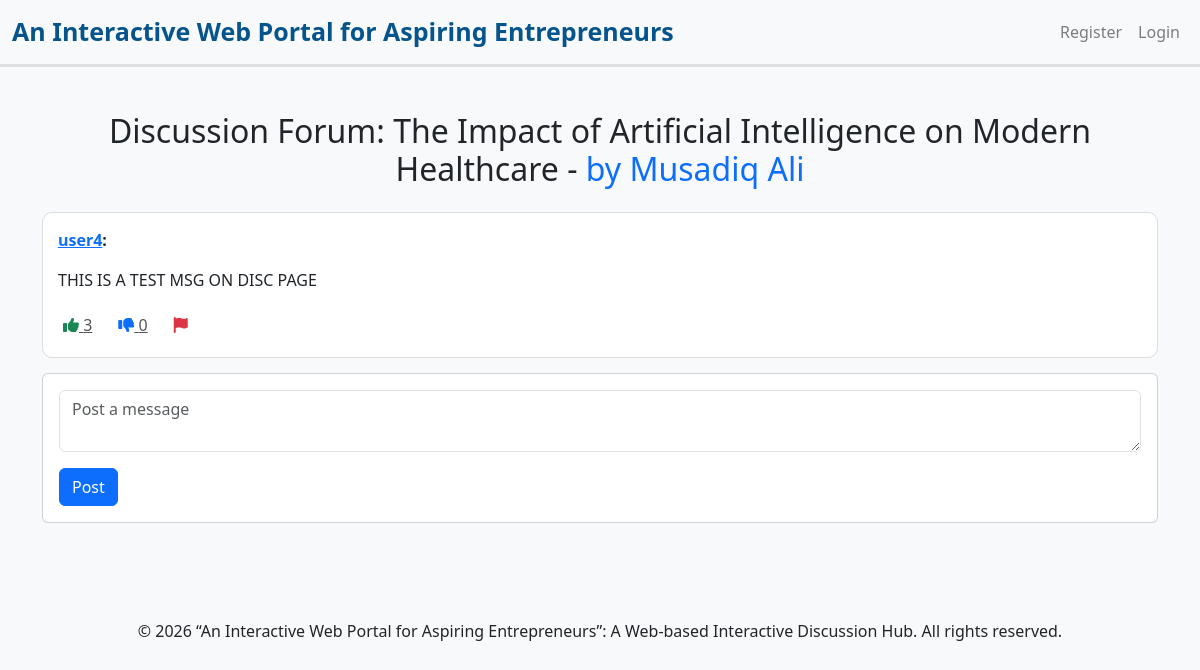
Screenshot of /project_discussion.php?project_id=6 with the database file from the repository.
### tables this page shows
CREATE TABLE `projects` (
  `id` int(11) NOT NULL,
  `title` varchar(255) NOT NULL,
  `description` text NOT NULL,
  `created_by` int(11) DEFAULT NULL,
  `created_at` timestamp NOT NULL DEFAULT current_timestamp()
);

CREATE TABLE `users` (
  `id` int(11) NOT NULL,
  `name` varchar(100) NOT NULL,
  `email` varchar(100) NOT NULL,
  `password` varchar(255) NOT NULL,
  `profile_picture` varchar(255) DEFAULT NULL,
  `bio` text DEFAULT NULL,
  `role` enum('User','Agent','Admin','') NOT NULL,
  `status` varchar(50) NOT NULL,
  `created_at` timestamp NOT NULL DEFAULT current_timestamp()
);

CREATE TABLE `discussions` (
  `id` int(11) NOT NULL,
  `project_id` int(11) DEFAULT NULL,
  `user_id` int(11) DEFAULT NULL,
  `message` text NOT NULL,
  `created_at` timestamp NOT NULL DEFAULT current_timestamp(),
  `parent_id` int(11) DEFAULT NULL
);

### project_discussion.php (the view, shortened to what this page needs)
<?php
include 'database.php';
include 'navbar2.php';
$project_id = isset($_GET['project_id']) ? (int)$_GET['project_id'] : 0;
$project_query = "SELECT p.title, p.created_by, u.name AS creator_name FROM projects p JOIN users u ON p.created_by = u.id WHERE p.id = ?";
$project_stmt = $conn->prepare($project_query);
$project_stmt->bind_param("i", $project_id);
$project_stmt->execute();
$project_stmt->bind_result($project_title, $project_creator_id, $project_creator_name);
$query = "
SELECT d.*, u.name, u.id AS user_id,
SUM(CASE WHEN v.vote_type = 'upvote' THEN 1 ELSE 0 END) AS upvotes,
SUM(CASE WHEN v.vote_type = 'downvote' THEN 1 ELSE 0 END) AS downvotes
FROM discussions d
JOIN users u ON d.user_id = u.id
LEFT JOIN votes v ON d.id = v.discussion_id
WHERE d.project_id = ?
GROUP BY d.id";
$stmt = $conn->prepare($query);
$stmt->bind_param("i", $project_id);
$stmt->execute();
$result = $stmt->get_result();
?>
<!DOCTYPE html>
<html lang="en">
<head>
<link href="https://cdn.jsdelivr.net/npm/bootstrap@5.3.0-alpha1/dist/css/bootstrap.min.css" rel="stylesheet">
<link href="https://cdnjs.cloudflare.com/ajax/libs/font-awesome/6.5.0/css/all.min.css" rel="stylesheet">
</head>
<body class="bg-light">
<div class="container mt-5">
<h2 class="text-center mb-4">Discussion Forum: <?php echo htmlspecialchars($project_title); ?> - <a href="user_profile.php?user_id=<?php echo $project_creator_id; ?>" class="text-decoration-none">by <?php echo htmlspecialchars($project_creator_name); ?></a></h2>
<?php while ($row = $result->fetch_assoc()): ?>
<div class="message-card">
<p><strong><a href="user_profile.php?user_id=<?php echo $row['user_id']; ?>"><?php echo htmlspecialchars($row['name']); ?></a>:</strong></p>
<p><?php echo $row['message']; ?></p>
<div class="d-flex align-items-center gap-3 mt-2">
<a href="vote.php?discussion_id=<?php echo $row['id']; ?>&type=upvote&project_id=<?php echo $project_id; ?>" class="icon-btn" title="Upvote">
<i class="fa-solid fa-thumbs-up text-success"></i> <?php echo $row['upvotes'] ?? 0; ?>
</a>
<a href="vote.php?discussion_id=<?php echo $row['id']; ?>&type=downvote&project_id=<?php echo $project_id; ?>" class="icon-btn" title="Downvote">
<i class="fa-solid fa-thumbs-down text-primary"></i> <?php echo $row['downvotes'] ?? 0; ?>
</a>
<form method="POST" class="d-inline">
<button type="submit" class="icon-btn" title="Flag">
<i class="fa-solid fa-flag text-danger"></i>
</button>
</form>
</div>
</div>
<?php endwhile; ?>
<div class="card mb-5">
<div class="card-body">
<form method="POST">
<div class="mb-3">
<textarea name="message" id="message" class="form-control" placeholder="Post a message" required></textarea>
</div>
<button type="submit" class="btn btn-primary">Post</button>
</form>
</div>
</div>
</div>
<?php include 'footer.php'; ?>
</body>
</html>

### project_discussion.php (style rules this page uses)
.icon-btn { border: none; background: none; padding: 5px; color: #555; }
.message-card { border: 1px solid #ddd; border-radius: 10px; margin-bottom: 15px; padding: 15px; background-color: #fff; }

### rows the page displays
projects: title "The Impact of Artificial Intelligence on Modern Healthcare", created_by.name "Musadiq Ali"
discussions: user.name "user4", message "THIS IS A TEST MSG ON DISC PAGE", upvotes "3", downvotes "0"
